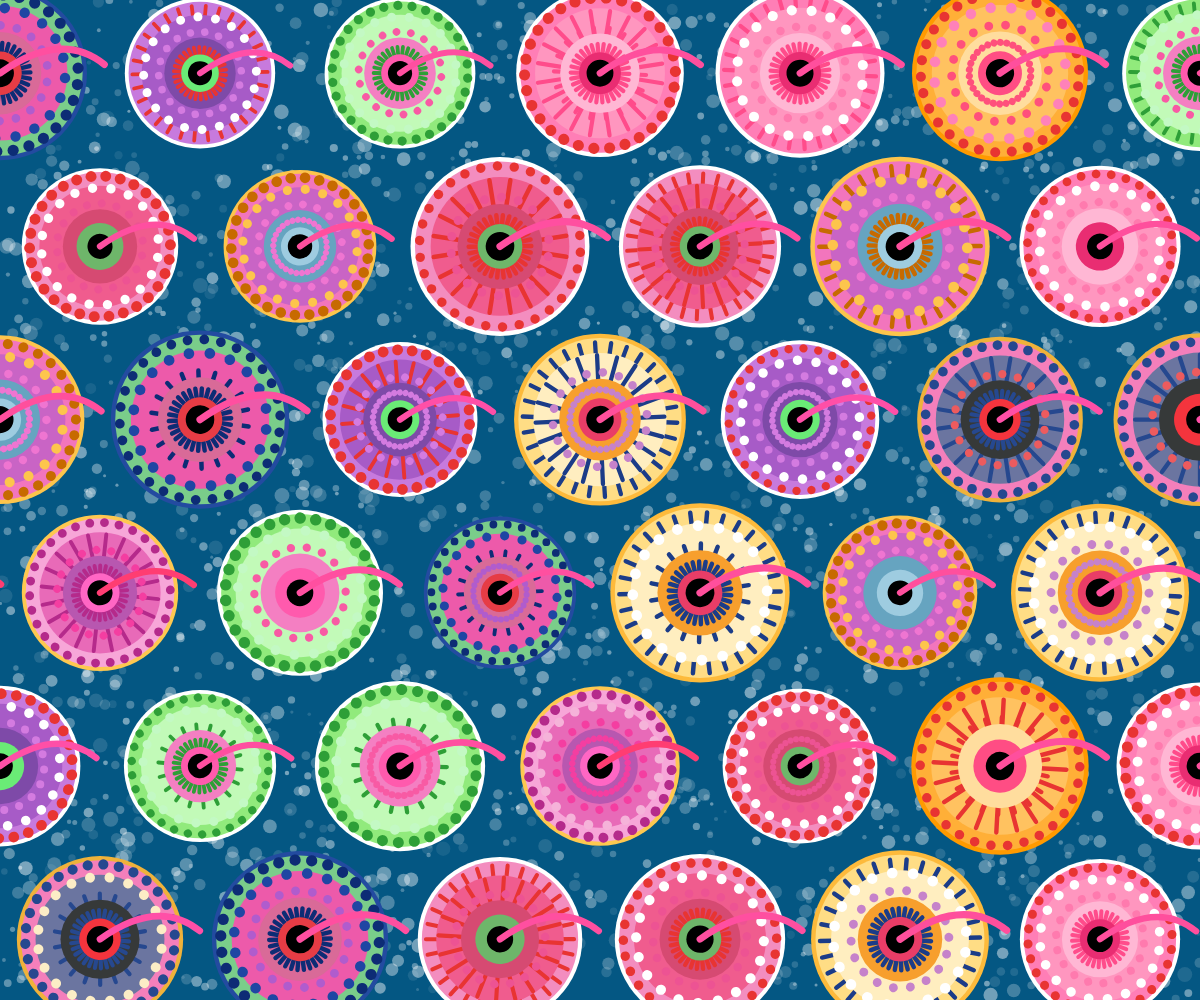
Frame 1 (no input)
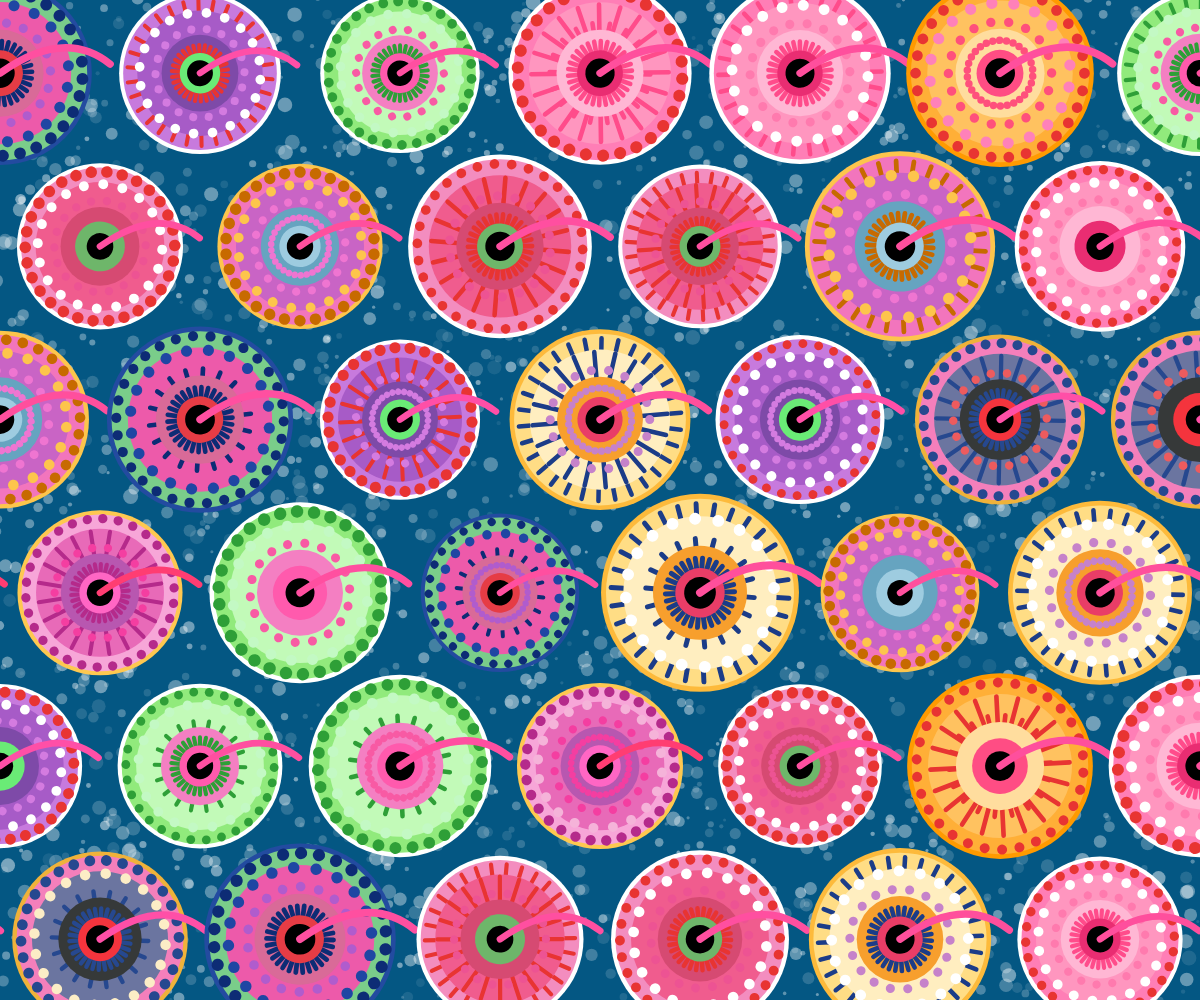
Frame 60 (no input)
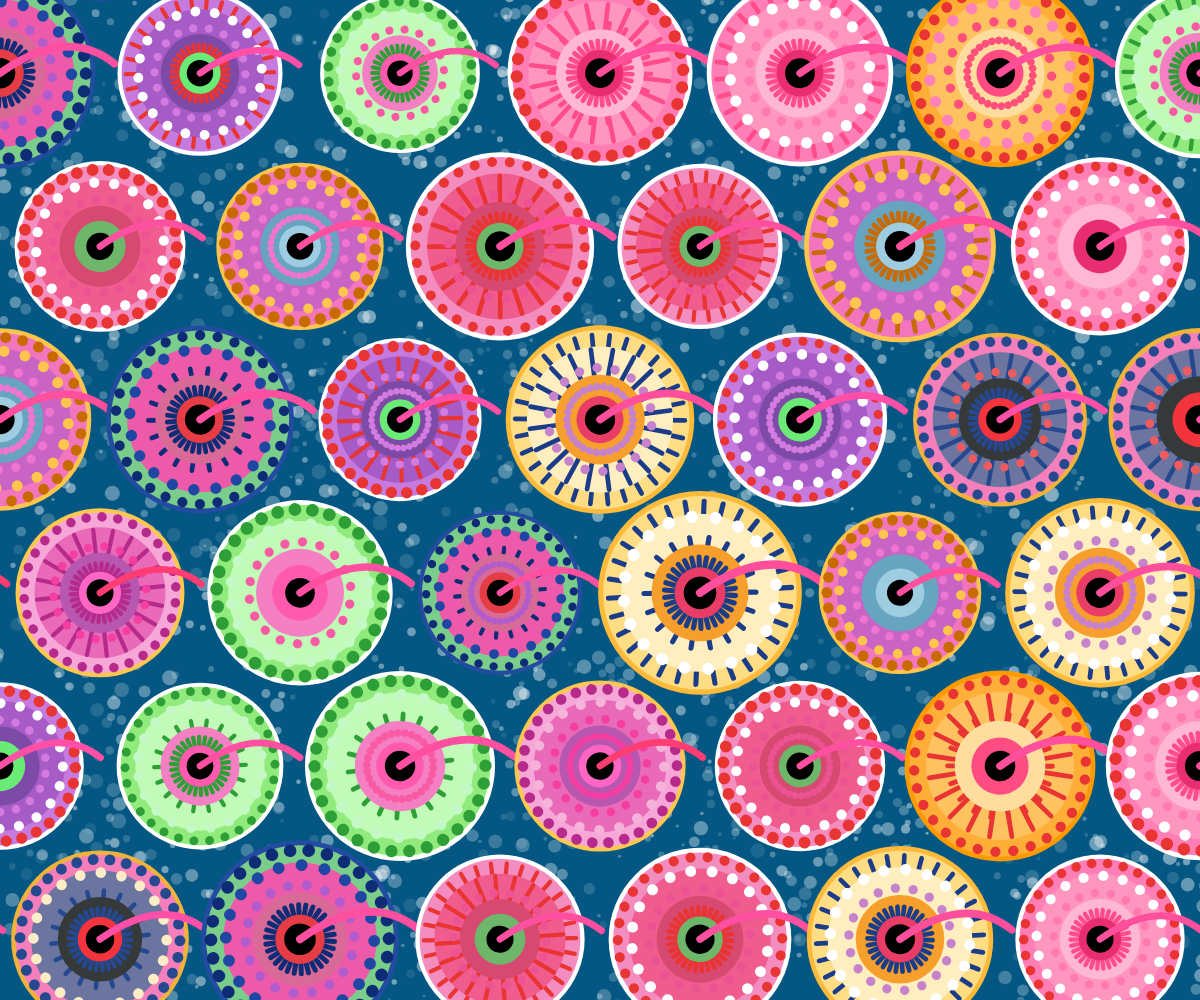
Frame 120 (the mouse pressed at the canvas centre since frame 60)

The p5.js sketch that drew these frames (run headless with seeded random() and noise() and a simulated clock; from frame 60 on, the mouse is pressed at the canvas centre):

// p5.js sketch
// ── sketch.js
// Pacita Abad – Wheels of Fortune inspired sketch
// Press 'A' to toggle animation.

let wheels = [];
let animateWheels = true;
let bgParticles = [];
let NUM_PARTICLES = 2580;
let bgDotColors = [
  "#FFFFFF",
  "#C7EBFF",
  "#FFAEC0",
  "#FFCF70",
  "#9EE7C8",
  "#F48BFD",
  "#A7F0FF",
  "#FFC2DD"
];

function setup() {
  createCanvas(windowWidth, windowHeight);
  angleMode(DEGREES);
  colorMode(RGB, 255, 255, 255, 255);
  noStroke();
  for (let i = 0; i < NUM_PARTICLES; i++) {

  // Create background particles
  bgParticles.push({
    x: random(width),
    y: random(height),
    r: random(3, 15),
    speedX: random(-0.4, 0.4),
    speedY: random(-0.4, 0.4),
    c: color(255, 255, 255, random(20, 120))
  });
}


  createWheels();
}

function draw() {
  drawBackgroundTexture();

  for (let w of wheels) {
    if (animateWheels) w.update();
    w.display();
  }
}



// ------------------ SETUP HELPERS ------------------ //

function windowResized() {
  resizeCanvas(windowWidth, windowHeight);
  createWheels();   // regenerate layout for new size
}

function pickStyleDotHeavy() {
  return random() < 0.75 ? "dots" : "rays";
}



// ------------------ WHEEL LAYOUT ------------------ //

function createWheels() {
  wheels = [];

  // Wheel size relative to screen
  let baseR = min(width, height) / 10;      // tweak for density
  let spacingX = baseR * 2;                 // hex packing
  let spacingY = baseR * sqrt(3);

  // Extend area beyond canvas edges to avoid gaps
  let startX = -baseR;
  let startY = -baseR;
  let endX   = width  + baseR;
  let endY   = height + baseR;

  // How many columns/rows do we need to cover this extended area?
  let cols = ceil((endX - startX) / spacingX) + 1;
  let rows = ceil((endY - startY) / spacingY) + 1;

  for (let j = 0; j < rows; j++) {
    // stagger every other row for hex layout
    let rowOffset = (j % 2 === 0) ? 0 : spacingX / 2;

    for (let i = 0; i < cols; i++) {
      let x = startX + i * spacingX + rowOffset;
      let y = startY + j * spacingY;

      // Clamp radius so wheels never exceed edges
      let r = baseR * random(0.75, 0.9);
      r = min(r, baseR);

      // if (x - r > 0 && x + r < width && y - r > 0 && y + r < height) {
        wheels.push(new Wheel(x, y, r, pickPalette()));
      // }
    }
  }
}



function drawBackgroundTexture() {
  background(4, 87, 131); // teal base colour
  noStroke();

  for (let p of bgParticles) {
    // draw
    fill(p.c);
    ellipse(p.x, p.y, p.r, p.r);

    // move
    p.x += p.speedX;
    p.y += p.speedY;

    // slowly change direction (organic feel)
    p.speedX += random(-0.02, 0.02);
    p.speedY += random(-0.02, 0.02);
    p.speedX = constrain(p.speedX, -0.5, 0.5);
    p.speedY = constrain(p.speedY, -0.5, 0.5);

    // wrap around edges
    if (p.x < -10) p.x = width + 10;
    if (p.x > width + 10) p.x = -10;
    if (p.y < -10) p.y = height + 10;
    if (p.y > height + 10) p.y = -10;
  }
}


// ------------------ WHEEL CLASS ------------------ //

class Wheel {
  constructor(x, y, r, palette) {
    this.x = x;
    this.y = y;
    this.r = r;
    this.palette = palette;

    // Breathing / pulsing effect parameters
    this.pulsePhase = random(TWO_PI);          // start at random phase
    this.pulseSpeed = random(0.1, 1);          // how fast it breathes
    this.pulseAmp = random(0.05, 0.15);        // % (range) size change

    // Pattern layers (random style per layer)
    this.layers = [
      {
        radius: this.r * 0.9,
        dotSize: this.r * random(0.1, 0.14),
        count: 30,
        angle: random(360),
        speed: random(0.4, 0.8),
        style: pickStyleDotHeavy(),   // random style
        dotColor: palette.dots1
      },
      {
        radius: this.r * 0.75,
        dotSize: this.r * 0.12,
        count: 20,
        angle: random(360),
        speed: random(-0.6, -0.3),
        style: pickStyleDotHeavy(),
        dotColor: palette.dots2
      },
      {
        radius: this.r * 0.55,
        dotSize: this.r * 0.10,
        count: 18,
        angle: random(360),
        speed: random(0.2, 0.5),
        style: pickStyleDotHeavy(),
        dotColor: palette.dots3
      }
    ];

    // Inner core pattern (can be solid / dots / rays)
    this.innerPattern = {
      radius: this.r * 0.35,
      dotSize: this.r * 0.08,
      count: 30,
      angle: random(360),
      speed: random(-0.7, 0.7),
      style: random(["solid", "dots", "rays"])
    };
  }

  update() {
    // rotate all pattern layers
    for (let layer of this.layers) {
      layer.angle += layer.speed;
    }

    // rotate inner pattern if it's not just a solid disc
    if (this.innerPattern.style !== "solid") {
      this.innerPattern.angle += this.innerPattern.speed;
    }

    // --- update breathing phase (NEW) ---
    this.pulsePhase += this.pulseSpeed;

  }

  display() {
    push();
    translate(this.x, this.y);

        // --- apply breathing scale (NEW) ---
    let s = 1 + sin(this.pulsePhase) * this.pulseAmp;
    scale(s);

    // --- Outer disc (static) ---
    fill(this.palette.outer);
    ellipse(0, 0, this.r * 2);

    // --- Big ring just under patterns ---
    fill(this.palette.ring1);
    ellipse(0, 0, this.r * 1.9);

    // --- Pattern layers (random dots/rays) ---
    // Ring 1 sits over ring1
    this.drawPatternLayer(this.layers[0]);

    // Coloured ring between layer 1 and 2
    fill(this.palette.ring2);
    ellipse(0, 0, this.r * 1.55);

    // Ring 2 pattern
    this.drawPatternLayer(this.layers[1]);

    // Ring 3 pattern
    this.drawPatternLayer(this.layers[2]);

    // Inner coloured disc under core pattern
    fill(this.palette.ring3);
    ellipse(0, 0, this.r * 0.95);

    // --- Inner core (random style: solid/dots/rays) ---
    push();
    rotate(this.innerPattern.angle);

    if (this.innerPattern.style === "solid") {
      // just a rotating coloured disc
      fill(this.palette.inner);
      ellipse(0, 0, this.r * 0.6);
    } else if (this.innerPattern.style === "dots") {
      fill(this.palette.dots3);
      this.drawDotRing(
        this.innerPattern.radius,
        this.innerPattern.dotSize,
        this.palette.dots3,
        this.innerPattern.count
      );
      // soft disc behind dots
      fill(this.palette.inner);
      ellipse(0, 0, this.r * 0.5);
    } else if (this.innerPattern.style === "rays") {
      this.drawRays(this.innerPattern.radius, this.palette.rays, this.innerPattern.count);
      fill(this.palette.inner);
      ellipse(0, 0, this.r * 0.5);
    }

    // centre disc + tiny dot
    fill(this.palette.center);
    ellipse(0, 0, this.r * 0.32);
    fill(0);
    ellipse(0, 0, this.r * 0.12);

    pop(); // end innerPattern rotation

    // --- Tail / string ---
    this.drawTail();

    pop();
  }

  drawPatternLayer(layer) {
    push();
    rotate(layer.angle);

    if (layer.style === "dots") {
      this.drawDotRing(layer.radius, layer.dotSize, layer.dotColor, layer.count);
    } else if (layer.style === "rays") {
      this.drawRays(layer.radius, this.palette.rays, layer.count);
    }

    pop();
  }

  drawDotRing(radius, dotSize, col, count) {
    fill(col);
    noStroke();
    for (let i = 0; i < count; i++) {
      let a = (360 / count) * i;
      let x = cos(a) * radius;
      let y = sin(a) * radius;
      ellipse(x, y, dotSize, dotSize);
    }
  }

  drawRays(radius, col, count) {
    stroke(col);
    strokeWeight(this.r * 0.05);
    noFill();
    for (let i = 0; i < count; i++) {
      let a = (360 / count) * i;
      let x1 = cos(a) * (radius * 0.4);
      let y1 = sin(a) * (radius * 0.4);
      let x2 = cos(a) * radius;
      let y2 = sin(a) * radius;
      line(x1, y1, x2, y2);
    }
    noStroke();
  }

  drawTail() {
    push();
    stroke(this.palette.tail);
    strokeWeight(this.r * 0.08);
    noFill();

    let start = createVector(0, 0);
    let ctrl = createVector(this.r * 0.7, -this.r * 0.5);
    let end = createVector(this.r * 1.2, -this.r * 0.1);

    beginShape();
    vertex(start.x, start.y);
    quadraticVertex(ctrl.x, ctrl.y, end.x, end.y);
    endShape();

    noStroke();
    pop();
  }
}


// ------------------ COLOUR PALETTES ------------------ //

function pickPalette() {
  let options = [
    {
  outer:  "#FFFFFF",
  ring1:  "#FF7EB6",
  ring2:  "#FF96BF",
  ring3:  "#FFB7D4",
  dots1:  "#E83432",
  dots2:  "#FFFFFF",
  dots3:  "#FF7AAE",
  rays:   "#FF4C8B",
  inner:  "#E92D72",
  center: "#000000",
  tail:   "#FF4F9D"
},
{
  outer:  "#FF9A00",
  ring1:  "#FFAF37",
  ring2:  "#FFC260",
  ring3:  "#FFDD9E",
  dots1:  "#E83432",
  dots2:  "#FF81B9",
  dots3:  "#FF507C",
  rays:   "#E83432",
  inner:  "#FF4D84",
  center: "#000000",
  tail:   "#FF4F9D"
},
{
  outer:  "#FEC850",
  ring1:  "#F7A6D8",
  ring2:  "#E86AB8",
  ring3:  "#B857B0",
  dots1:  "#B52A8B", 
  dots2:  "#F5B3D9",
  dots3:  "#F43EA1",
  rays:   "#B52A8B",
  inner:  "#FF66C4",
  center: "#000000",
  tail:   "#FF3D72"
},
{
  outer:  "#FFFFFF",
  ring1:  "#C77ADD",
  ring2:  "#A75BC7",
  ring3:  "#7E4AA8",
  dots1:  "#E83432",
  dots2:  "#FFFFFF",
  dots3:  "#D47BE0",
  rays:   "#E83432",
  inner:  "#6AEB76",
  center: "#000000",
  tail:   "#FF4FA7"
},
{
  outer:  "#FFFFFF",
  ring1:  "#91EA7C",
  ring2:  "#C2FAB8",
  ring3:  "#F47FC2",
  dots1:  "#2E9F37", 
  dots2:  "#C3F9C4",
  dots3:  "#F85AA4",
  rays:   "#2E9F37",
  inner:  "#FF5AAD",
  center: "#000000",
  tail:   "#FF4FA0"
},
{
  outer:  "#FDBA3B",
  ring1:  "#FFDD85",
  ring2:  "#FFEEC0",
  ring3:  "#F79F2D",
  dots1:  "#1B3C88",   // dark navy dots
  dots2:  "#FFFFFF",
  dots3:  "#C682CA",
  rays:   "#1B3C88",
  inner:  "#E93D67",
  center: "#000000",
  tail:   "#FF4F9C"
},
{
  outer:  "#FDC54C",
  ring1:  "#F275BD",
  ring2:  "#C964C5",
  ring3:  "#66A4C0",
  dots1:  "#C76A00",  
  dots2:  "#FDC54C",
  dots3:  "#EF75D1",
  rays:   "#C76A00",
  inner:  "#9ECCE0",
  center: "#000000",
  tail:   "#FF4F9D"
},
{
  outer:  "#FFFFFF",
  ring1:  "#F38DBF",
  ring2:  "#F05C8E",
  ring3:  "#D64A72",
  dots1:  "#E83432",
  dots2:  "#FFFFFF",
  dots3:  "#ED5393",
  rays:   "#E83432",
  inner:  "#6EB66A",
  center: "#000000",
  tail:   "#FF4FA0"
},
{
  outer:  "#234BA0",
  ring1:  "#7ACD8A",
  ring2:  "#ED5AAA",
  ring3:  "#D96A98",
  dots1:  "#0D2C75",
  dots2:  "#1F46A3",
  dots3:  "#B05CCD",
  rays:   "#0D2C75",
  inner:  "#E63C45",
  center: "#000000",
  tail:   "#FF4FA0"
},
{
  outer:  "#EFB23A",
  ring1:  "#F47FBB",
  ring2:  "#6B75A0",
  ring3:  "#363939",
  dots1:  "#26488F",
  dots2:  "#FCEDC6",
  dots3:  "#ED5B5E",
  rays:   "#26488F",
  inner:  "#F4343D",
  center: "#000000",
  tail:   "#FF4FA7"
}

  ];

  return random(options);
}


// ------------------ INPUT ------------------ //

function keyPressed() {
  if (key === 'a' || key === 'A') {
    animateWheels = !animateWheels;
  }
}
